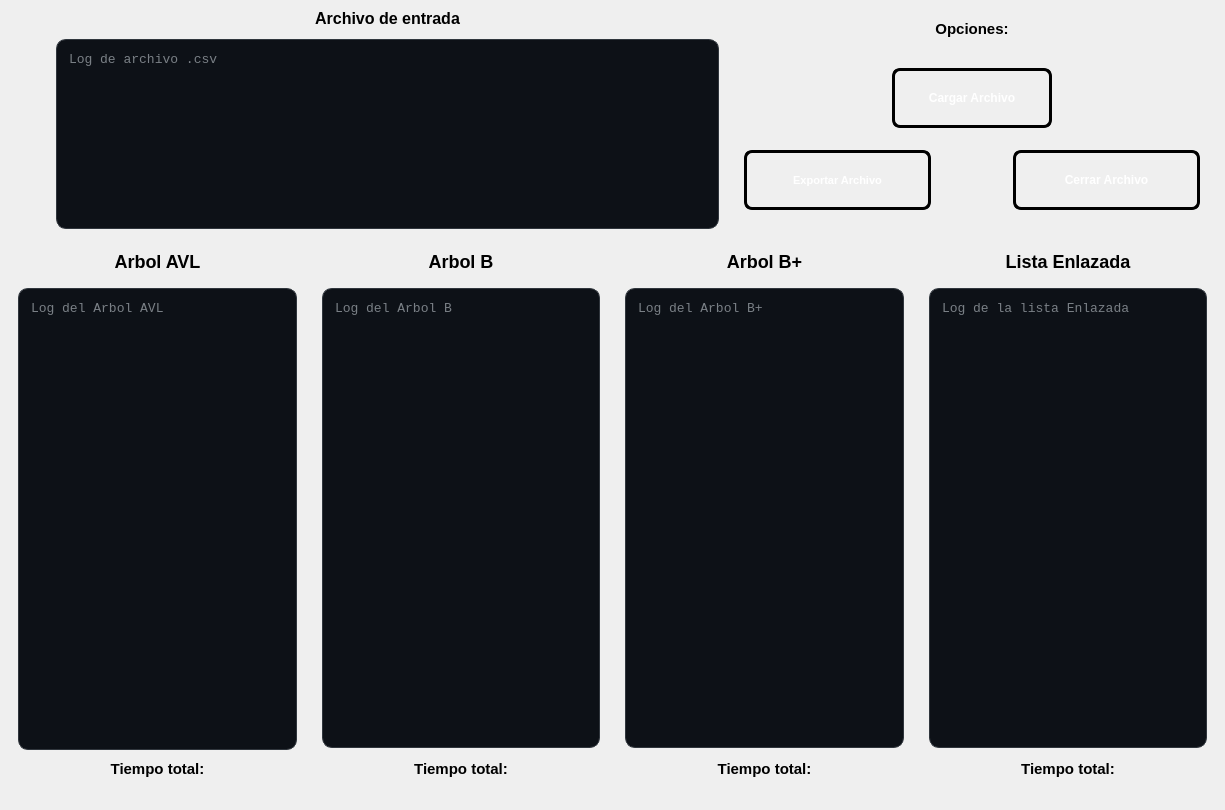
<?xml version="1.0" encoding="UTF-8"?>
<ui version="4.0">
 <class>PantallaPrincipal</class>
 <widget class="QWidget" name="PantallaPrincipal">
  <property name="geometry">
   <rect>
    <x>0</x>
    <y>0</y>
    <width>1225</width>
    <height>810</height>
   </rect>
  </property>
  <property name="windowTitle">
   <string>Form</string>
  </property>
  <layout class="QVBoxLayout" name="verticalLayout_2">
   <property name="spacing">
    <number>5</number>
   </property>
   <property name="leftMargin">
    <number>3</number>
   </property>
   <property name="topMargin">
    <number>3</number>
   </property>
   <property name="rightMargin">
    <number>3</number>
   </property>
   <property name="bottomMargin">
    <number>3</number>
   </property>
   <item>
    <layout class="QHBoxLayout" name="horizontalLayout">
     <property name="spacing">
      <number>3</number>
     </property>
     <item>
      <widget class="QWidget" name="widget_2" native="true">
       <property name="minimumSize">
        <size>
         <width>50</width>
         <height>210</height>
        </size>
       </property>
       <property name="maximumSize">
        <size>
         <width>16777215</width>
         <height>210</height>
        </size>
       </property>
      </widget>
     </item>
     <item>
      <layout class="QVBoxLayout" name="verticalLayout">
       <item>
        <widget class="QLabel" name="labelEntrada">
         <property name="minimumSize">
          <size>
           <width>120</width>
           <height>30</height>
          </size>
         </property>
         <property name="maximumSize">
          <size>
           <width>16777215</width>
           <height>30</height>
          </size>
         </property>
         <property name="styleSheet">
          <string notr="true">QLabel#labelEntrada {        
 
    color: qlineargradient(x1:0, y1:0, x2:1, y2:1, 
	stop:0 rgb(0, 0, 0), 
	stop:1 rgb(77, 5, 57));

  	 font-size: 16px;
    font-weight: bold;
    font-family: &quot;Segoe UI&quot;, Arial;
    
    background: transparent;
    padding: 2px;
    margin-bottom: 5px;
}

</string>
         </property>
         <property name="text">
          <string>Archivo de entrada</string>
         </property>
         <property name="alignment">
          <set>Qt::AlignmentFlag::AlignCenter</set>
         </property>
        </widget>
       </item>
       <item>
        <widget class="QTextEdit" name="textEditCsv">
         <property name="minimumSize">
          <size>
           <width>500</width>
           <height>185</height>
          </size>
         </property>
         <property name="maximumSize">
          <size>
           <width>16777215</width>
           <height>190</height>
          </size>
         </property>
         <property name="styleSheet">
          <string notr="true">QTextEdit#textEditCsv {
    background-color: #0D1117;   
    color: #E6EDF3;               
    border: 1px solid #30363D;     
    border-radius: 10px;          
    padding: 8px;
    font-family: Consolas, monospace;
    font-size: 13px;
}</string>
         </property>
         <property name="placeholderText">
          <string>Log de archivo .csv</string>
         </property>
        </widget>
       </item>
      </layout>
     </item>
     <item>
      <widget class="QWidget" name="widget_3" native="true">
       <property name="minimumSize">
        <size>
         <width>500</width>
         <height>210</height>
        </size>
       </property>
       <property name="maximumSize">
        <size>
         <width>16777215</width>
         <height>210</height>
        </size>
       </property>
       <layout class="QVBoxLayout" name="verticalLayout_3">
        <property name="spacing">
         <number>4</number>
        </property>
        <property name="leftMargin">
         <number>4</number>
        </property>
        <property name="topMargin">
         <number>4</number>
        </property>
        <property name="rightMargin">
         <number>4</number>
        </property>
        <property name="bottomMargin">
         <number>4</number>
        </property>
        <item>
         <widget class="QLabel" name="labelOptions">
          <property name="minimumSize">
           <size>
            <width>0</width>
            <height>30</height>
           </size>
          </property>
          <property name="styleSheet">
           <string notr="true">QLabel#labelOptions {        
 
    color: qlineargradient(x1:0, y1:0, x2:1, y2:1, 
	stop:0 rgb(0, 0, 0), 
	stop:1 rgb(8, 2, 48));

  	 font-size: 15px;
    font-weight: bold;
    font-family: &quot;Segoe UI&quot;, Arial;
    
    background: transparent;
    padding: 2px;
    margin-bottom: 5px;
}

</string>
          </property>
          <property name="text">
           <string>Opciones:</string>
          </property>
          <property name="alignment">
           <set>Qt::AlignmentFlag::AlignCenter</set>
          </property>
         </widget>
        </item>
        <item>
         <widget class="QWidget" name="widget_4" native="true">
          <property name="minimumSize">
           <size>
            <width>0</width>
            <height>175</height>
           </size>
          </property>
          <layout class="QVBoxLayout" name="verticalLayout_8">
           <item>
            <widget class="QWidget" name="widget_9" native="true">
             <property name="minimumSize">
              <size>
               <width>65</width>
               <height>0</height>
              </size>
             </property>
             <layout class="QHBoxLayout" name="horizontalLayout_3">
              <item>
               <widget class="QWidget" name="widget_11" native="true">
                <property name="minimumSize">
                 <size>
                  <width>60</width>
                  <height>0</height>
                 </size>
                </property>
               </widget>
              </item>
              <item>
               <widget class="QPushButton" name="btnCargar">
                <property name="minimumSize">
                 <size>
                  <width>160</width>
                  <height>60</height>
                 </size>
                </property>
                <property name="styleSheet">
                 <string notr="true">QPushButton#btnCargar {
    background-color: qlineargradient(spread:pad, x1:0, y1:0, x2:1, y2:1, 
                        stop:0 rgb(50, 143, 42), 
                        stop:1 rgb(255, 163, 72));
    
    border: 3px solid black;
    border-radius: 8px;
    
    color: white;
    font-family: &quot;Arial Black&quot;, Gadget, sans-serif;
    font-size: 12px;
    font-weight: bold;
    text-transform: uppercase;
    
    padding: 10px 25px;
}

QPushButton#btnCargar:hover {
    background-color: qlineargradient(spread:pad, x1:0, y1:0, x2:1, y2:1, 
                        stop:0 rgba(41, 128, 185, 255), 
                        stop:1 rgba(142, 68, 173, 255));
    border-color: #f1c40f;
}


QPushButton#btnCargar:pressed {
    background-color: #2c3e50;
    padding-top: 12px;
    padding-left: 27px;
}</string>
                </property>
                <property name="text">
                 <string>Cargar Archivo</string>
                </property>
               </widget>
              </item>
              <item>
               <widget class="QWidget" name="widget_12" native="true">
                <property name="minimumSize">
                 <size>
                  <width>60</width>
                  <height>0</height>
                 </size>
                </property>
               </widget>
              </item>
             </layout>
            </widget>
           </item>
           <item>
            <widget class="QWidget" name="widget_10" native="true">
             <property name="minimumSize">
              <size>
               <width>60</width>
               <height>0</height>
              </size>
             </property>
             <layout class="QHBoxLayout" name="horizontalLayout_4">
              <item>
               <widget class="QPushButton" name="btnExportar">
                <property name="minimumSize">
                 <size>
                  <width>0</width>
                  <height>60</height>
                 </size>
                </property>
                <property name="styleSheet">
                 <string notr="true">QPushButton#btnExportar {
    background-color: qlineargradient(spread:pad, x1:0, y1:0, x2:1, y2:1, 
                        stop:0 rgb(8, 2, 48), 
                        stop:1 rgb(255, 163, 72));
    
    border: 3px solid black;
    border-radius: 8px;
    
    color: white;
    font-family: &quot;Arial Black&quot;, Gadget, sans-serif;
    font-size: 11px;
    font-weight: bold;
    text-transform: uppercase;
    
    padding: 10px 25px;
}

QPushButton#btnExportar:hover {
    background-color: qlineargradient(spread:pad, x1:0, y1:0, x2:1, y2:1, 
                        stop:0 rgba(41, 128, 185, 255), 
                        stop:1 rgba(142, 68, 173, 255));
    border-color: #f1c40f;
}


QPushButton#btnExportar:pressed {
    background-color: #2c3e50;
    padding-top: 12px;
    padding-left: 27px;
}</string>
                </property>
                <property name="text">
                 <string>Exportar Archivo</string>
                </property>
               </widget>
              </item>
              <item>
               <widget class="QWidget" name="widget_13" native="true">
                <property name="minimumSize">
                 <size>
                  <width>70</width>
                  <height>0</height>
                 </size>
                </property>
                <property name="maximumSize">
                 <size>
                  <width>70</width>
                  <height>16777215</height>
                 </size>
                </property>
               </widget>
              </item>
              <item>
               <widget class="QPushButton" name="btnCerrar">
                <property name="minimumSize">
                 <size>
                  <width>0</width>
                  <height>60</height>
                 </size>
                </property>
                <property name="styleSheet">
                 <string notr="true">QPushButton#btnCerrar {
    background-color: qlineargradient(spread:pad, x1:0, y1:0, x2:1, y2:1, 
                        stop:0 rgb(77, 5, 57), 
                        stop:1 rgb(232, 15, 15));
    
    border: 3px solid black;
    border-radius: 8px;
    
    color: white;
    font-family: &quot;Arial Black&quot;, Gadget, sans-serif;
    font-size: 12px;
    font-weight: bold;
    text-transform: uppercase;
    
    padding: 10px 25px;
}

QPushButton#btnCerrar:hover {
    background-color: qlineargradient(spread:pad, x1:0, y1:0, x2:1, y2:1, 
                        stop:0 rgba(41, 128, 185, 255), 
                        stop:1 rgba(142, 68, 173, 255));
    border-color: #f1c40f;
}


QPushButton#btnCerrar:pressed {
    background-color: #2c3e50;
    padding-top: 12px;
    padding-left: 27px;
}</string>
                </property>
                <property name="text">
                 <string>Cerrar Archivo</string>
                </property>
               </widget>
              </item>
             </layout>
            </widget>
           </item>
          </layout>
         </widget>
        </item>
       </layout>
      </widget>
     </item>
    </layout>
   </item>
   <item>
    <widget class="QWidget" name="widget" native="true">
     <property name="minimumSize">
      <size>
       <width>450</width>
       <height>565</height>
      </size>
     </property>
     <property name="maximumSize">
      <size>
       <width>16777215</width>
       <height>560</height>
      </size>
     </property>
     <property name="styleSheet">
      <string notr="true"/>
     </property>
     <layout class="QHBoxLayout" name="horizontalLayout_2">
      <property name="spacing">
       <number>5</number>
      </property>
      <property name="leftMargin">
       <number>5</number>
      </property>
      <property name="topMargin">
       <number>5</number>
      </property>
      <property name="rightMargin">
       <number>5</number>
      </property>
      <property name="bottomMargin">
       <number>5</number>
      </property>
      <item>
       <widget class="QWidget" name="widget_content_1" native="true">
        <property name="minimumSize">
         <size>
          <width>290</width>
          <height>550</height>
         </size>
        </property>
        <layout class="QVBoxLayout" name="verticalLayout_4">
         <property name="spacing">
          <number>4</number>
         </property>
         <property name="leftMargin">
          <number>5</number>
         </property>
         <property name="topMargin">
          <number>5</number>
         </property>
         <property name="rightMargin">
          <number>5</number>
         </property>
         <property name="bottomMargin">
          <number>5</number>
         </property>
         <item>
          <widget class="QLabel" name="labelAvl">
           <property name="styleSheet">
            <string notr="true">QLabel#labelAvl {        
 
    color: qlineargradient(x1:0, y1:0, x2:1, y2:1, 
	stop:0 rgb(0, 0, 0), 
	stop:1 rgb(77, 5, 57));

  	 font-size: 18px;
    font-weight: bold;
    font-family: &quot;Segoe UI&quot;, Arial;
    
    background: transparent;
    padding: 2px;
    margin-bottom: 5px;
}

</string>
           </property>
           <property name="text">
            <string>Arbol AVL</string>
           </property>
           <property name="alignment">
            <set>Qt::AlignmentFlag::AlignCenter</set>
           </property>
          </widget>
         </item>
         <item>
          <widget class="QWidget" name="widget_5" native="true">
           <property name="minimumSize">
            <size>
             <width>120</width>
             <height>505</height>
            </size>
           </property>
           <layout class="QVBoxLayout" name="verticalLayout_9">
            <property name="spacing">
             <number>4</number>
            </property>
            <property name="leftMargin">
             <number>5</number>
            </property>
            <property name="topMargin">
             <number>5</number>
            </property>
            <property name="rightMargin">
             <number>5</number>
            </property>
            <property name="bottomMargin">
             <number>5</number>
            </property>
            <item>
             <widget class="QTextEdit" name="textEditAvl">
              <property name="minimumSize">
               <size>
                <width>260</width>
                <height>400</height>
               </size>
              </property>
              <property name="styleSheet">
               <string notr="true">QTextEdit#textEditAvl {
    background-color: #0D1117;   
    color: #E6EDF3;               
    border: 1px solid #30363D;     
    border-radius: 10px;          
    padding: 8px;
    font-family: Consolas, monospace;
    font-size: 13px;
}</string>
              </property>
              <property name="placeholderText">
               <string>Log del Arbol AVL</string>
              </property>
             </widget>
            </item>
            <item>
             <widget class="QLabel" name="labelTiempoAvl">
              <property name="minimumSize">
               <size>
                <width>50</width>
                <height>35</height>
               </size>
              </property>
              <property name="styleSheet">
               <string notr="true">QLabel#labelTiempoAvl {        
 
    color: qlineargradient(x1:0, y1:0, x2:1, y2:1, 
	stop:0 rgb(0, 0, 0), 
	stop:1 rgb(8, 2, 48));

  	 font-size: 15px;
    font-weight: bold;
    font-family: &quot;Segoe UI&quot;, Arial;
    
    background: transparent;
    padding: 2px;
    margin-bottom: 5px;
}

</string>
              </property>
              <property name="text">
               <string>Tiempo total:</string>
              </property>
              <property name="alignment">
               <set>Qt::AlignmentFlag::AlignCenter</set>
              </property>
             </widget>
            </item>
           </layout>
          </widget>
         </item>
        </layout>
       </widget>
      </item>
      <item>
       <widget class="QWidget" name="widget_content_2" native="true">
        <property name="minimumSize">
         <size>
          <width>290</width>
          <height>550</height>
         </size>
        </property>
        <layout class="QVBoxLayout" name="verticalLayout_5">
         <property name="spacing">
          <number>4</number>
         </property>
         <property name="leftMargin">
          <number>5</number>
         </property>
         <property name="topMargin">
          <number>5</number>
         </property>
         <property name="rightMargin">
          <number>5</number>
         </property>
         <property name="bottomMargin">
          <number>5</number>
         </property>
         <item>
          <widget class="QLabel" name="labelB">
           <property name="styleSheet">
            <string notr="true">QLabel#labelB {        
 
    color: qlineargradient(x1:0, y1:0, x2:1, y2:1, 
	stop:0 rgb(0, 0, 0), 
	stop:1 rgb(77, 5, 57));

  	 font-size: 18px;
    font-weight: bold;
    font-family: &quot;Segoe UI&quot;, Arial;
    
    background: transparent;
    padding: 2px;
    margin-bottom: 5px;
}

</string>
           </property>
           <property name="text">
            <string>Arbol B</string>
           </property>
           <property name="alignment">
            <set>Qt::AlignmentFlag::AlignCenter</set>
           </property>
          </widget>
         </item>
         <item>
          <widget class="QWidget" name="widget_6" native="true">
           <property name="minimumSize">
            <size>
             <width>120</width>
             <height>505</height>
            </size>
           </property>
           <layout class="QVBoxLayout" name="verticalLayout_10">
            <property name="leftMargin">
             <number>5</number>
            </property>
            <property name="topMargin">
             <number>5</number>
            </property>
            <property name="rightMargin">
             <number>5</number>
            </property>
            <property name="bottomMargin">
             <number>5</number>
            </property>
            <item>
             <widget class="QTextEdit" name="textEditB">
              <property name="minimumSize">
               <size>
                <width>260</width>
                <height>400</height>
               </size>
              </property>
              <property name="styleSheet">
               <string notr="true">QTextEdit#textEditB{
    background-color: #0D1117;   
    color: #E6EDF3;               
    border: 1px solid #30363D;     
    border-radius: 10px;          
    padding: 8px;
    font-family: Consolas, monospace;
    font-size: 13px;
}</string>
              </property>
              <property name="placeholderText">
               <string>Log del Arbol B</string>
              </property>
             </widget>
            </item>
            <item>
             <widget class="QLabel" name="labelTiempoB">
              <property name="minimumSize">
               <size>
                <width>50</width>
                <height>35</height>
               </size>
              </property>
              <property name="styleSheet">
               <string notr="true">QLabel#labelTiempoB {        
 
    color: qlineargradient(x1:0, y1:0, x2:1, y2:1, 
	stop:0 rgb(0, 0, 0), 
	stop:1 rgb(8, 2, 48));

  	 font-size: 15px;
    font-weight: bold;
    font-family: &quot;Segoe UI&quot;, Arial;
    
    background: transparent;
    padding: 2px;
    margin-bottom: 5px;
}

</string>
              </property>
              <property name="text">
               <string>Tiempo total:</string>
              </property>
              <property name="alignment">
               <set>Qt::AlignmentFlag::AlignCenter</set>
              </property>
             </widget>
            </item>
           </layout>
          </widget>
         </item>
        </layout>
       </widget>
      </item>
      <item>
       <widget class="QWidget" name="widget_content_3" native="true">
        <property name="minimumSize">
         <size>
          <width>290</width>
          <height>550</height>
         </size>
        </property>
        <layout class="QVBoxLayout" name="verticalLayout_6">
         <property name="spacing">
          <number>4</number>
         </property>
         <property name="leftMargin">
          <number>5</number>
         </property>
         <property name="topMargin">
          <number>5</number>
         </property>
         <property name="rightMargin">
          <number>5</number>
         </property>
         <property name="bottomMargin">
          <number>5</number>
         </property>
         <item>
          <widget class="QLabel" name="labelBMas">
           <property name="styleSheet">
            <string notr="true">QLabel#labelBMas {        
 
    color: qlineargradient(x1:0, y1:0, x2:1, y2:1, 
	stop:0 rgb(0, 0, 0), 
	stop:1 rgb(77, 5, 57));

  	 font-size: 18px;
    font-weight: bold;
    font-family: &quot;Segoe UI&quot;, Arial;
    
    background: transparent;
    padding: 2px;
    margin-bottom: 5px;
}

</string>
           </property>
           <property name="text">
            <string>Arbol B+</string>
           </property>
           <property name="alignment">
            <set>Qt::AlignmentFlag::AlignCenter</set>
           </property>
          </widget>
         </item>
         <item>
          <widget class="QWidget" name="widget_7" native="true">
           <property name="minimumSize">
            <size>
             <width>120</width>
             <height>505</height>
            </size>
           </property>
           <layout class="QVBoxLayout" name="verticalLayout_11">
            <property name="leftMargin">
             <number>5</number>
            </property>
            <property name="topMargin">
             <number>5</number>
            </property>
            <property name="rightMargin">
             <number>5</number>
            </property>
            <property name="bottomMargin">
             <number>5</number>
            </property>
            <item>
             <widget class="QTextEdit" name="textEditBMas">
              <property name="minimumSize">
               <size>
                <width>260</width>
                <height>400</height>
               </size>
              </property>
              <property name="styleSheet">
               <string notr="true">QTextEdit#textEditBMas {
    background-color: #0D1117;   
    color: #E6EDF3;               
    border: 1px solid #30363D;     
    border-radius: 10px;          
    padding: 8px;
    font-family: Consolas, monospace;
    font-size: 13px;
}</string>
              </property>
              <property name="placeholderText">
               <string>Log del Arbol B+</string>
              </property>
             </widget>
            </item>
            <item>
             <widget class="QLabel" name="labelTiempoBMas">
              <property name="minimumSize">
               <size>
                <width>50</width>
                <height>35</height>
               </size>
              </property>
              <property name="styleSheet">
               <string notr="true">QLabel#labelTiempoBMas {        
 
    color: qlineargradient(x1:0, y1:0, x2:1, y2:1, 
	stop:0 rgb(0, 0, 0), 
	stop:1 rgb(8, 2, 48));

  	 font-size: 15px;
    font-weight: bold;
    font-family: &quot;Segoe UI&quot;, Arial;
    
    background: transparent;
    padding: 2px;
    margin-bottom: 5px;
}

</string>
              </property>
              <property name="text">
               <string>Tiempo total:</string>
              </property>
              <property name="alignment">
               <set>Qt::AlignmentFlag::AlignCenter</set>
              </property>
             </widget>
            </item>
           </layout>
          </widget>
         </item>
        </layout>
       </widget>
      </item>
      <item>
       <widget class="QWidget" name="widget_content_4" native="true">
        <property name="minimumSize">
         <size>
          <width>290</width>
          <height>550</height>
         </size>
        </property>
        <layout class="QVBoxLayout" name="verticalLayout_7">
         <property name="spacing">
          <number>4</number>
         </property>
         <property name="leftMargin">
          <number>5</number>
         </property>
         <property name="topMargin">
          <number>5</number>
         </property>
         <property name="rightMargin">
          <number>5</number>
         </property>
         <property name="bottomMargin">
          <number>5</number>
         </property>
         <item>
          <widget class="QLabel" name="labelLista">
           <property name="styleSheet">
            <string notr="true">QLabel#labelLista {        
 
    color: qlineargradient(x1:0, y1:0, x2:1, y2:1, 
	stop:0 rgb(0, 0, 0), 
	stop:1 rgb(77, 5, 57));

  	 font-size: 18px;
    font-weight: bold;
    font-family: &quot;Segoe UI&quot;, Arial;
    
    background: transparent;
    padding: 2px;
    margin-bottom: 5px;
}

</string>
           </property>
           <property name="text">
            <string>Lista Enlazada</string>
           </property>
           <property name="alignment">
            <set>Qt::AlignmentFlag::AlignCenter</set>
           </property>
          </widget>
         </item>
         <item>
          <widget class="QWidget" name="widget_8" native="true">
           <property name="minimumSize">
            <size>
             <width>120</width>
             <height>505</height>
            </size>
           </property>
           <layout class="QVBoxLayout" name="verticalLayout_12">
            <property name="leftMargin">
             <number>5</number>
            </property>
            <property name="topMargin">
             <number>5</number>
            </property>
            <property name="rightMargin">
             <number>5</number>
            </property>
            <property name="bottomMargin">
             <number>5</number>
            </property>
            <item>
             <widget class="QTextEdit" name="textEditLista">
              <property name="minimumSize">
               <size>
                <width>260</width>
                <height>400</height>
               </size>
              </property>
              <property name="styleSheet">
               <string notr="true">QTextEdit#textEditLista {
    background-color: #0D1117;   
    color: #E6EDF3;               
    border: 1px solid #30363D;     
    border-radius: 10px;          
    padding: 8px;
    font-family: Consolas, monospace;
    font-size: 13px;
}</string>
              </property>
              <property name="placeholderText">
               <string>Log de la lista Enlazada</string>
              </property>
             </widget>
            </item>
            <item>
             <widget class="QLabel" name="labelTiempoLista">
              <property name="minimumSize">
               <size>
                <width>50</width>
                <height>35</height>
               </size>
              </property>
              <property name="styleSheet">
               <string notr="true">QLabel#labelTiempoLista {        
 
    color: qlineargradient(x1:0, y1:0, x2:1, y2:1, 
	stop:0 rgb(0, 0, 0), 
	stop:1 rgb(8, 2, 48));

  	 font-size: 15px;
    font-weight: bold;
    font-family: &quot;Segoe UI&quot;, Arial;
    
    background: transparent;
    padding: 2px;
    margin-bottom: 5px;
}

</string>
              </property>
              <property name="text">
               <string>Tiempo total:</string>
              </property>
              <property name="alignment">
               <set>Qt::AlignmentFlag::AlignCenter</set>
              </property>
             </widget>
            </item>
           </layout>
          </widget>
         </item>
        </layout>
       </widget>
      </item>
     </layout>
    </widget>
   </item>
  </layout>
 </widget>
 <resources/>
 <connections/>
</ui>
